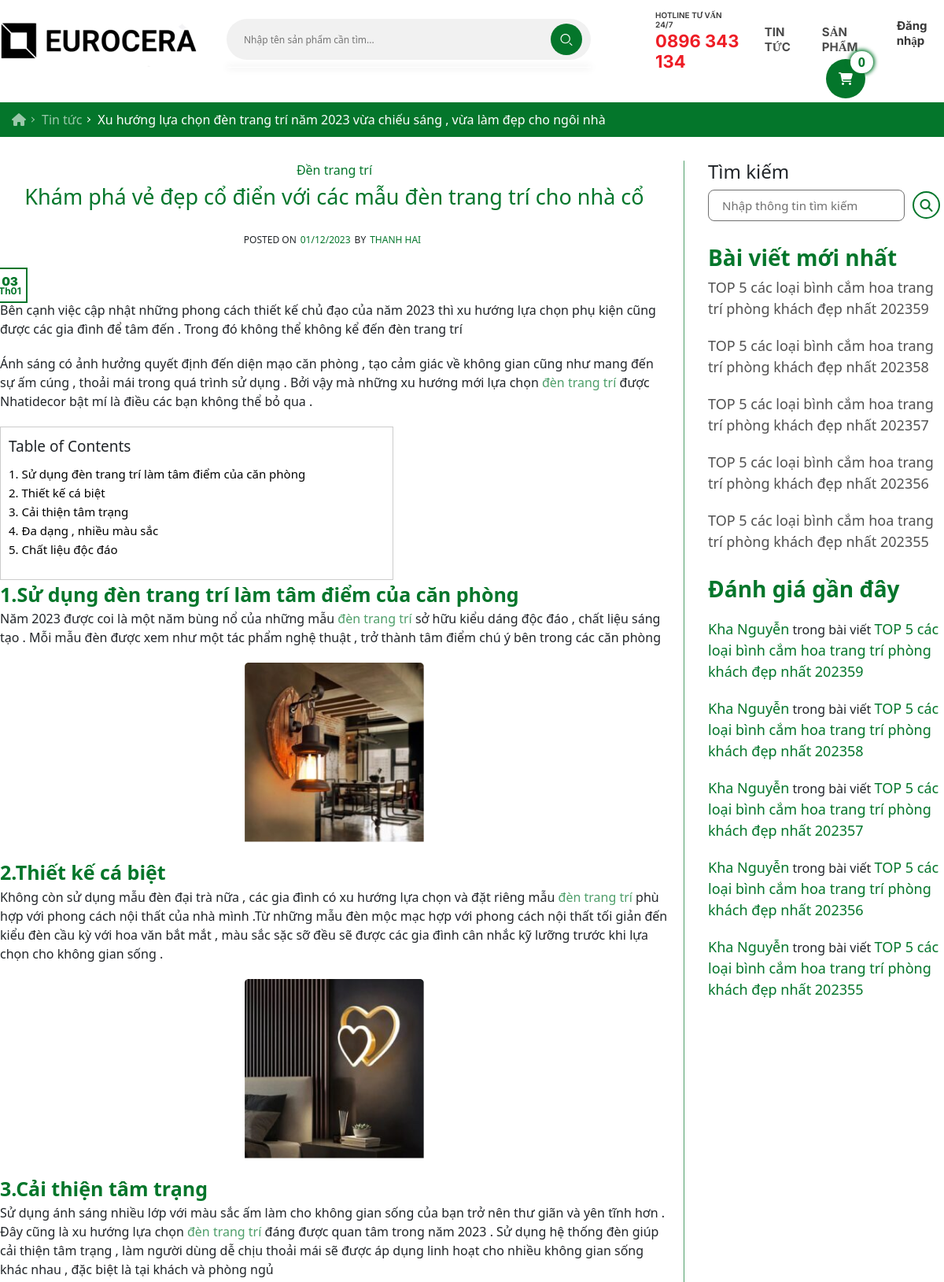
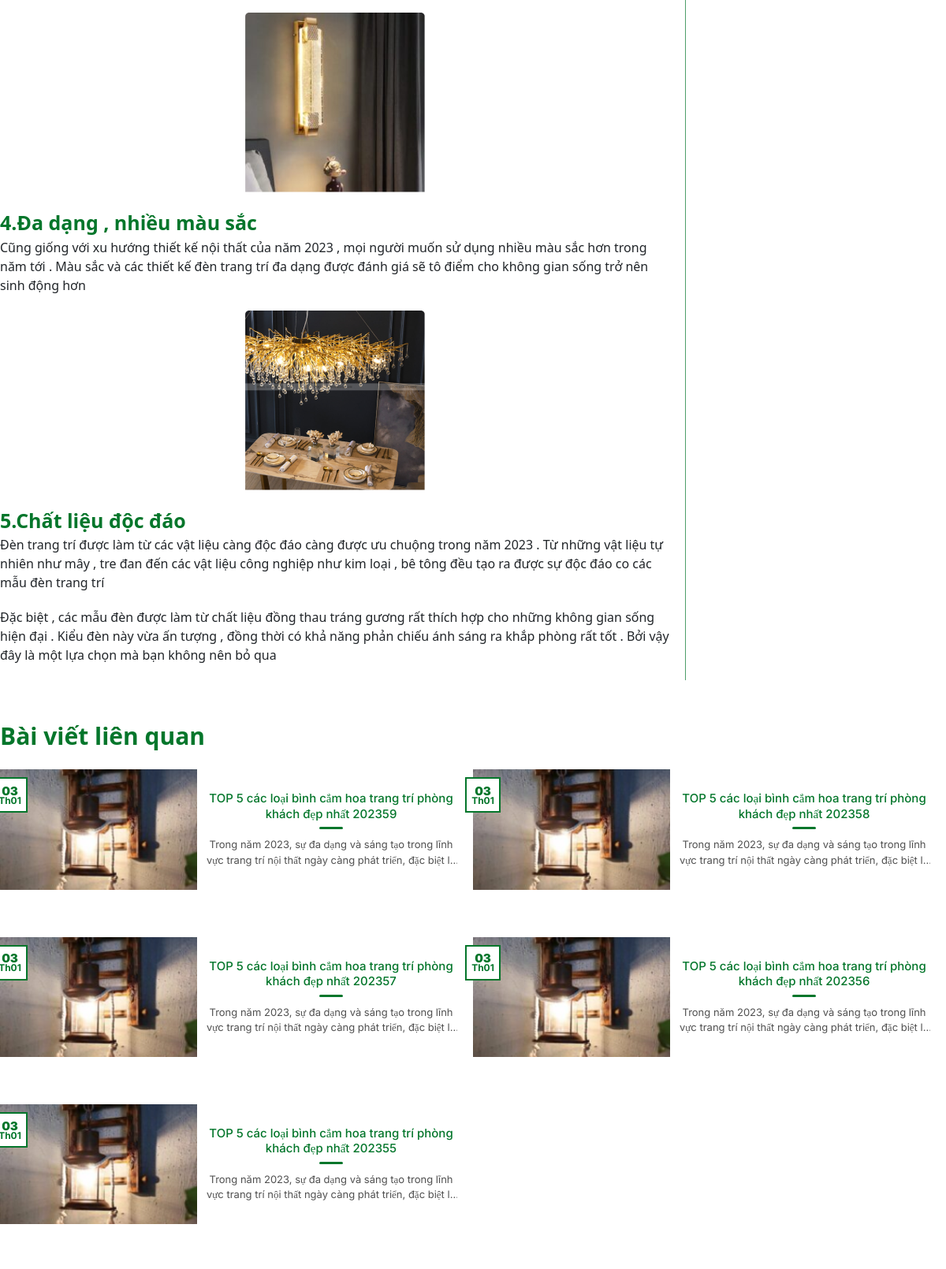
Page /kham-pha-ve-dep-co-dien-voi-cac-mau-den-trang-tri-cho-nha-co (upper part) on the committed database (2 pictures, top to bottom).
### tables this page shows
CREATE TABLE IF NOT EXISTS `table_blog` (
	`id` bigint NOT NULL AUTO_INCREMENT,
	`image_path` varchar(255) DEFAULT NULL,
	`title` text,
	`content` text,
	`product_id` bigint NOT NULL,
	`created_on` datetime(6) DEFAULT NULL,
	`created_by` varchar(255) DEFAULT NULL,
	`updated_on` datetime(6) DEFAULT NULL,
	`updated_by` varchar(255) DEFAULT NULL,
	`code` text,
	PRIMARY KEY (`id`),
	KEY `product_id` (`product_id`),
	CONSTRAINT `table_blog_ibfk_1` FOREIGN KEY (`product_id`) REFERENCES `table_product` (`id`)
);

### templates/blog/blog_function.php (the view, shortened to what the rows shown need)
<?php
function showBlogNew($arr)
{
    $str = "";
    if (is_array($arr)) {
        foreach ($arr as $item) {
            $str .= '<a href="' . $item['code'] . '" class="content">' . $item['title'] . '</a>';
        }
    }
    return $str;
}
function showFeedback($arr)
{
    $str = "";
    if (is_array($arr)) {
        foreach ($arr as $item) {
            $str .= '<div class="content">
            <a href="" class="name-user">Kha Nguyễn</a>
            <span>trong bài viết</span>
            <a href="' . $item['code'] . '" class="name-blog">' . $item['title'] . '</a>
        </div>';
        }
    }
    return $str;
}
function showBlogRelate($arr)
{
    $str = "";
    if (is_array($arr)) {
        foreach ($arr as $item) {
            $str .= '<div class="col-lg-6 col-12 blog-item">
            <a href="' . $item["code"] . '">
                <div class="blog-item d-flex flex-lg-row flex-column">
                    <div class="image col-12 col-lg-5 position-relative">
                        <img src="assets/images/png/' . $item["image_path"] . '" alt="">
                        <div class="date center position-absolute flex-column">
                            <div class="day">' . date('d', strtotime($item['created_on'])) . '</div>
                            <div class="month">Th' . date('m', strtotime($item['created_on'])) . '</div>
                        </div>
                    </div>
                    <div
                        class="content col-12 col-lg-7 mt-lg-0 mt-2 d-flex flex-column justify-content-center align-items-center">
                        <h5 class="title text-center position-relative">' . $item["title"] . '
                        </h5>
                        <div class="description text-center split split-2">' . $item["content"] . '</div>
                    </div>
                </div>
            </a>
        </div>';
        }
    }
    return $str;
}

### templates/blog/blog_detail_tpl.php (shortened to what the rows shown need)
<?php
include "blog_function.php";
$blogDetail = $blog->showBlogDetail();
if ($blogDetail == null) {
    echo "<h1>PAGE NOT FOUND</h1>";
} else {
    $showBlogNew = $blog->showBlogNew();
?>
<!DOCTYPE html>
<html lang="en">
<head>
    <link rel="stylesheet" href="assets/css/blog-detail.css">
    <link rel="stylesheet" href="assets/css/reponsive.css">
    <link rel="stylesheet" href="https://cdnjs.cloudflare.com/ajax/libs/font-awesome/6.5.1/css/all.min.css"
 />
    <link rel="stylesheet" href="https://cdnjs.cloudflare.com/ajax/libs/OwlCarousel2/2.3.4/assets/owl.carousel.min.css"
 />
    <link rel="stylesheet"
        href="https://cdnjs.cloudflare.com/ajax/libs/OwlCarousel2/2.3.4/assets/owl.theme.default.min.css"
 />
    <link rel="stylesheet"
        href="https://cdnjs.cloudflare.com/ajax/libs/OwlCarousel2/2.3.4/assets/owl.theme.green.min.css"
 />
    <link href="https://cdn.jsdelivr.net/npm/bootstrap@5.0.2/dist/css/bootstrap.min.css" rel="stylesheet"
>
    <link rel="stylesheet" href="https://cdn.jsdelivr.net/npm/swiper@9/swiper-bundle.min.css" />
</head>
<body>
    <div id="bg">
        <div id="header">
            <a href="cart" id="cart" class="center"><i class="fa-solid fa-cart-shopping"></i>
                <div class="totalCart"><?= $cart->totalCart; ?></div>
            </a>
            <a href="home">
                <div class="image">
                    <img src="assets/images/png/image 257.png" alt="">
                </div>
            </a>
            <div class="bg-input">
                <form action="">
                    <div class="input">
                        <input type="text" name="search" placeholder="Nhập tên sản phẩm cần tìm...">
                        <button style="border: none; background-color: transparent;" type="submit">
                            <div class="icon-search center">
                                <img src="assets/images/svg/Vector.svg" alt="">
                            </div>
                        </button>
                    </div>
                </form>
            </div>
            <a href="">
                <div class="hotline">
                    <div class="image">
                    </div>
                    <div class="content">
                        <div class="text">HOTLINE TƯ VẤN 24/7</div>
                        <div class="phone">0896 343 134</div>
                    </div>
                </div>
            </a>
            <a class="content content-first " href="blog">
                <div>TIN TỨC</div>
            </a>
            <a class="content" href="product">
                <div>SẢN PHẨM</div>
            </a>
            <ul class="content" id="account" style="margin-left: 0px;">
                <?php
                if (count($account) > 0) {
                ?>
                <div style="margin-top: 14px;"> <img style="margin-right: 5px; width: 25px;"
                        src="assets/images/svg/Ellipse 780.svg" alt=""><?= $account['username'] ?></div>
                <li>
                    <ul>
                        <li class="my-3">Thông tin cá nhân</li>
                        <li class="my-3"><a href="logout">Đăng xuất</a></li>
                        <li class="my-3"><a href="cart">Giỏ hàng</a></li>
                        <li class="my-3"><a href="purchase">Đơn hàng</a></li>
                    </ul>
                </li>
                <?php
                } else {
                ?>
                <a href="login">Đăng nhập</a>
                <?php
                }
                ?>
            </ul>
        </div>
        <div id="container">
            <div class="bg-container">
                <div class="col-lg-12 breadcumb">
                    <ol id="breadcrumb" itemscope="" itemtype="http://schema.org/BreadcrumbList">
                        <li itemprop="itemListElement" itemscope="" itemtype="http://schema.org/ListItem"><a
                                itemprop="item" href="home"><span itemprop="name"><i class="fa-solid fa-house"
                                        style="color:#fff;"></i><span class="hidden"></span></span></a>
                        </li>
                        <li itemprop="itemListElement" itemscope="" itemtype="http://schema.org/ListItem"><a
                                itemprop="item" href="blog"><span itemprop="name">Tin tức</span></a>
                        </li>
                        <li itemprop="itemListElement" itemscope="" itemtype="http://schema.org/ListItem"><a
                                itemprop="item" href="blog-detail.html"><span itemprop="name">Xu hướng lựa chọn đèn
                                    trang trí năm 2023
                                    vừa chiếu sáng , vừa làm đẹp cho ngôi nhà</span></a>
                        </li>
                    </ol>
                </div>
                <div class="col-lg-12 d-flex flex-lg-row flex-column px-lg-0 px-3">
                    <div class="col-12 col-lg-9 container-left">
                        <div class="blog-detail">
                            <div class="center"><a href="" class="category">Đền trang trí</a></div>
                            <h1><?= $blogDetail['title'] ?></h1>
                            <div class="posted-on center">POSTED ON <a href="">01/12/2023</a> BY <a href="">THANH
                                    HAI</a></div>
                            <div class="image-main">
                                <div class="date center position-absolute flex-column">
                                    <div class="day"><?= date("d", strtotime($blogDetail['created_on'])) ?></div>
                                    <div class="month">Th<?= date("m", strtotime($blogDetail['created_on'])) ?></div>
                                </div>
                            </div>
                            <p>Bên cạnh việc cập nhật những phong cách thiết kế chủ đạo của năm 2023 thì xu hướng lựa
                                chọn phụ kiện cũng được các gia đình để tâm đến . Trong đó không thể không kể đến đèn
                                trang trí</p>
                            <p>Ánh sáng có ảnh hưởng quyết định đến diện mạo căn phòng , tạo cảm giác về không gian cũng
                                như mang đến sự ấm cúng , thoải mái trong quá trình sử dụng . Bởi vậy mà những xu hướng
                                mới lựa chọn <a href="">đèn trang trí</a> được Nhatidecor bật mí là điều các bạn không
                                thể bỏ qua .</p>
                            <div class="container-direction">
                                <div class=""><span>Table of Contents</span></div>
                                <ol>
                                    <li><a href="#1">1. Sử dụng đèn trang trí làm tâm điểm của căn phòng</a></li>
                                    <li><a href="#2">2. Thiết kế cá biệt </a></li>
                                    <li><a href="#3">3. Cải thiện tâm trạng</a></li>
                                    <li><a href="#4">4. Đa dạng , nhiều màu sắc</a></li>
                                    <li><a href="#5">5. Chất liệu độc đáo </a></li>
                                </ol>
                            </div>
                            <strong id="1">1.Sử dụng đèn trang trí làm tâm điểm của căn phòng</strong>
                            <p>Năm 2023 được coi là một năm bùng nổ của những mẫu <a href="">đèn trang trí</a> sở hữu
                                kiểu dáng độc đáo
                                , chất liệu sáng tạo . Mỗi mẫu đèn được xem như một tác phẩm nghệ thuật , trở thành tâm
                                điểm chú ý bên trong các căn phòng</p>
                            <div class="image d-flex justify-content-center"><img
                                    src="assets/images/png/Rectangle 8377 (1).png" alt=""></div>
                            <strong id="2">2.Thiết kế cá biệt </strong>
                            <p>Không còn sử dụng mẫu đèn đại trà nữa , các gia đình có xu hướng lựa chọn và đặt riêng
                                mẫu <a href="">đèn trang trí</a> phù hợp với phong cách nội thất của nhà mình .Từ những
                                mẫu đèn mộc mạc
                                hợp với phong cách nội thất tối giản đến kiểu đèn cầu kỳ với hoa văn bắt mắt , màu sắc
                                sặc sỡ đều sẽ được các gia đình cân nhắc kỹ lưỡng trước khi lựa chọn cho không gian sống
                                .</p>
                            <div class="image d-flex justify-content-center"><img
                                    src="assets/images/png/Rectangle 8377 (2).png" alt=""></div>
                            <strong id="3">3.Cải thiện tâm trạng</strong>
                            <p>Sử dụng ánh sáng nhiều lớp với màu sắc ấm làm cho không gian sống của bạn trở nên thư
                                giãn và yên tĩnh hơn . Đây cũng là xu hướng lựa chọn <a href="">đèn trang trí</a> đáng
                                được quan tâm
                                trong năm 2023 . Sử dụng hệ thống đèn giúp cải thiện tâm trạng , làm người dùng dễ chịu
                                thoải mái sẽ được áp dụng linh hoạt cho nhiều không gian sống khác nhau , đặc biệt là
                                tại khách và phòng ngủ</p>
                            <div class="image d-flex justify-content-center"><img
                                    src="assets/images/png/Rectangle 8377 (3).png" alt=""></div>
                            <strong id="4">4.Đa dạng , nhiều màu sắc</strong>
                            <p>Cũng giống với xu hướng thiết kế nội thất của năm 2023 , mọi người muốn sử dụng nhiều màu
                                sắc hơn trong năm tới . Màu sắc và các thiết kế đèn trang trí đa dạng được đánh giá sẽ
                                tô điểm cho không gian sống trở nên sinh động hơn</p>
                            <div class="image d-flex justify-content-center"><img
                                    src="assets/images/png/Rectangle 8377 (4).png" alt=""></div>
                            <strong id="5">5.Chất liệu độc đáo </strong>
                            <p>Đèn trang trí được làm từ các vật liệu càng độc đáo càng được ưu chuộng trong năm 2023 .
                                Từ những vật liệu tự nhiên như mây , tre đan đến các vật liệu công nghiệp như kim loại ,
                                bê tông đều tạo ra được sự độc đáo co các mẫu đèn trang trí</p>
                            <p>Đặc biệt , các mẫu đèn được làm từ chất liệu đồng thau tráng gương rất thích hợp cho
                                những không gian sống hiện đại . Kiểu đèn này vừa ấn tượng , đồng thời có khả năng phản
                                chiếu ánh sáng ra khắp phòng rất tốt . Bởi vậy đây là một lựa chọn mà bạn không nên bỏ
                                qua</p>
                        </div>
                    </div>
                    <div class="col-12 col-lg-3 container-right">
                        <div class="search">
                            <h4>Tìm kiếm</h4>
                            <form action="" class="d-flex align-items-center">
                                <input type="text" placeholder="Nhập thông tin tìm kiếm">
                                <button class="btn-search"><i class="fa-solid fa-magnifying-glass"></i></button>
                            </form>
                        </div>
                        <div class="blog-new d-flex flex-column">
                            <h3 class="title">Bài viết mới nhất</h3>
                            <?php
                                echo showBlogNew($showBlogNew);
                                ?>
                        </div>
                        <div class="feedback">
                            <h3 class="title">Đánh giá gần đây</h3>
                            <?php
                                echo showFeedback($showBlogNew);
                                ?>
                        </div>
                    </div>
                </div>
                <div class="col-lg-12 d-flex flex-wrap mt-5 px-lg-0 px-3">
                    <div class="col-12 blog-relate">
                        Bài viết liên quan
                    </div>
                    <?php
                        echo showBlogRelate($showBlogNew);
                        ?>
                </div>
            </div>
        </div>
    </div>
</body>
</html>
<?php
}

### rows in the picture
table_blog: title "Khám phá vẻ đẹp cổ điển với các mẫu đèn trang trí cho nhà cổ", created_on "03", created_on "01"
table_blog: title "TOP 5 các loại bình cắm hoa trang trí phòng khách đẹp nhất 202359", image_path (picture), created_on "03", created_on "01", content "Trong năm 2023, sự đa dạng và sáng tạo trong lĩnh vực trang trí nội thất ngày càng phát triển, đặc biệt…"
table_blog: title "TOP 5 các loại bình cắm hoa trang trí phòng khách đẹp nhất 202358", image_path (picture), created_on "03", created_on "01", content "Trong năm 2023, sự đa dạng và sáng tạo trong lĩnh vực trang trí nội thất ngày càng phát triển, đặc biệt…"
table_blog: title "TOP 5 các loại bình cắm hoa trang trí phòng khách đẹp nhất 202357", image_path (picture), created_on "03", created_on "01", content "Trong năm 2023, sự đa dạng và sáng tạo trong lĩnh vực trang trí nội thất ngày càng phát triển, đặc biệt…"
table_blog: title "TOP 5 các loại bình cắm hoa trang trí phòng khách đẹp nhất 202356", image_path (picture), created_on "03", created_on "01", content "Trong năm 2023, sự đa dạng và sáng tạo trong lĩnh vực trang trí nội thất ngày càng phát triển, đặc biệt…"
table_blog: title "TOP 5 các loại bình cắm hoa trang trí phòng khách đẹp nhất 202355", image_path (picture), created_on "03", created_on "01", content "Trong năm 2023, sự đa dạng và sáng tạo trong lĩnh vực trang trí nội thất ngày càng phát triển, đặc biệt…"

### other values in the picture
$cart->totalCart "0"
